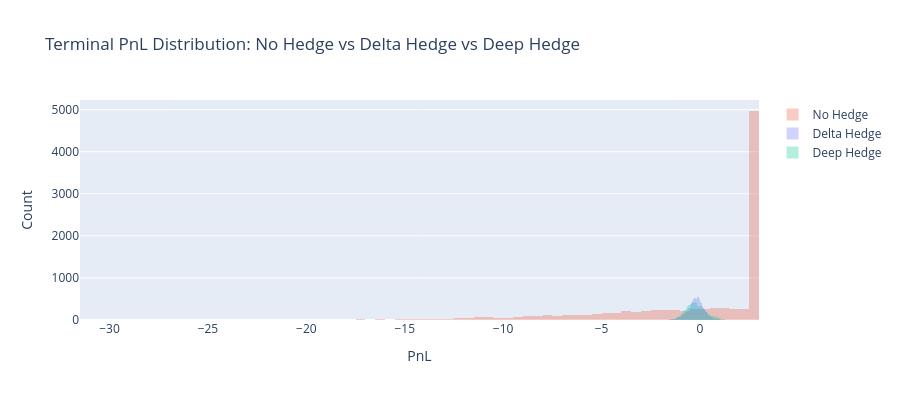

The notebook cell saved with this chart:
### Markdown cell above
### PnL Distributions

### Code cell
fig = go.Figure()

for pnl_data, name, color in [
    (pnl_no_hedge_val, "No Hedge", "rgba(239,85,59,0.5)"),
    (pnl_delta_val, "Delta Hedge", "rgba(99,110,250,0.5)"),
    (pnl_deep, "Deep Hedge", "rgba(0,204,150,0.5)"),
]:
    fig.add_trace(
        go.Histogram(
            x=pnl_data.cpu().numpy(),
            name=name,
            opacity=0.6,
            nbinsx=100,
            marker_color=color,
        )
    )

fig.update_layout(
    title="Terminal PnL Distribution: No Hedge vs Delta Hedge vs Deep Hedge",
    xaxis_title="PnL",
    yaxis_title="Count",
    barmode="overlay",
    height=400,
)
fig.show()

### Figure 1 — Plotly figure (JSON) as saved in the notebook; plotly's stock layout.template omitted (floating-point values rounded to 4 significant figures; data arrays with more than 128 entries replaced by an {"elided": "..."} marker saying what was removed)
{"data": [{"marker": {"color": "rgba(239,85,59,0.5)"}, "name": "No Hedge", "nbinsx": 100, "opacity": 0.6, "type": "histogram", "x": {"elided": "10000 float values"}}, {"marker": {"color": "rgba(99,110,250,0.5)"}, "name": "Delta Hedge", "nbinsx": 100, "opacity": 0.6, "type": "histogram", "x": {"elided": "10000 float values"}}, {"marker": {"color": "rgba(0,204,150,0.5)"}, "name": "Deep Hedge", "nbinsx": 100, "opacity": 0.6, "type": "histogram", "x": {"elided": "10000 float values"}}], "layout": {"barmode": "overlay", "height": 400, "title": {"text": "Terminal PnL Distribution: No Hedge vs Delta Hedge vs Deep Hedge"}, "xaxis": {"title": {"text": "PnL"}}, "yaxis": {"title": {"text": "Count"}}}}
